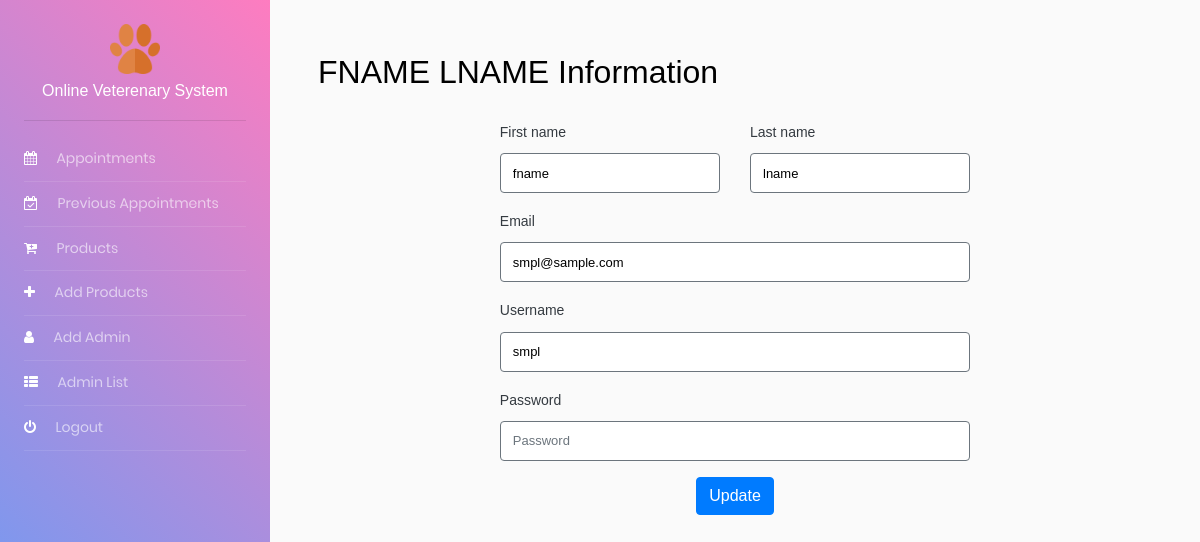
The page /pages/edit-admin.php?id=1 (signed in) on the database its author committed.
### tables this page shows
CREATE TABLE `users` (
  `id` int(11) NOT NULL,
  `fname` varchar(55) NOT NULL,
  `lname` varchar(55) NOT NULL,
  `email` varchar(55) NOT NULL,
  `uname` varchar(55) NOT NULL,
  `pass` varchar(100) NOT NULL,
  `user_type` varchar(32) NOT NULL,
  `pet_name` varchar(55) NOT NULL,
  `pet_breed` varchar(55) NOT NULL,
  `pet_addtional_details` varchar(100) NOT NULL
);

### pages/edit-admin.php (the view, shortened to what this page needs)
<?php
include "../php/conn.php";
?>
<!DOCTYPE html>
<html lang="en">
<head>
    <?php include_once("../components/bootstrapsLocations.php"); ?>
</head>
<body>
    <div class="container-fluid d-flex align-items-stretch" style="padding: 0;">
        <?php include_once("../components/adminNav.php"); ?>
        <?php
        $query = mysqli_query($con, "SELECT * FROM users WHERE id = $_GET[id]");
        $user = mysqli_fetch_object($query);
        ?>
        <div class="wrap" style="width: 100%;">
            <div id="content" class="p-4 p-md-5 pt-5">
                <h2 class="mb-4">
                    <?php echo strtoupper("$user->fname $user->lname") . " " . " Information" ?>
                </h2>
                <div class="container" style="height: 550px;width:60%">
                    <form class="login100-form text-dark" action="../php/edit.php?update_admin" method="POST">
                        <div class="form-group">
                            <div class="row">
                                <div class="col">
                                    <label>First name</label>
                                    <input type="text" class="form-control" name="fname" value="<?php echo $user->fname ?>" placeholder="First name" required>
                                </div>
                                <div class="col">
                                    <label>Last name</label>
                                    <input type="text" class="form-control" name="lname" value="<?php echo $user->lname ?>" placeholder="Last name" required>
                                </div>
                            </div>
                        </div>
                        <div class="form-group">
                            <label>Email</label>
                            <input type="email" class="form-control" name="email" value="<?php echo $user->email ?>" placeholder="Email" required>
                        </div>
                        <div class="form-group">
                            <label>Username</label>
                            <input type="text" class="form-control" name="uname" value="<?php echo $user->uname ?>" placeholder="Username" required>
                        </div>
                        <div class="form-group">
                            <label>Password</label>
                            <input type="password" class="form-control" name="pass" placeholder="Password">
                        </div>
                        <div class="container-login100-form-btn">
                            <button class="btn btn-primary" type="submit">
                                Update
                            </button>
                        </div>
                    </form>
                </div>
            </div>
        </div>
    </div>
</body>
</html>

### css/main.css (style rules this page uses)
* { margin: 0px; padding: 0px; box-sizing: border-box; }
body, html { height: 100%; font-family: Poppins-Regular, sans-serif; }
h1,h2,h3,h4,h5,h6 { margin: 0px; }
input { outline: none; border: none; }
label { margin: 0; display: block; }
button { outline: none !important; border: none; background: transparent; }
.login100-form { width: 100%; }
.container-login100-form-btn { width: 100%; display: -webkit-box; display: -webkit-flex; display: -moz-box; display: -ms-flexbox; display: flex; flex-wrap: wrap; justify-content: center; }

### pages/edit-admin.php (style rules this page uses)
::placeholder { color: #6c757d !important; }
.form-control { color: black !important; }
form input { border: 1px solid #6c757d !important; }
.btn-primary { color: #fff !important; background-color: #007bff !important; border-color: #007bff !important; }

### rows shown on the page
users: fname+lname "FNAME LNAME", fname "fname", lname "lname", email "smpl@sample.com", uname "smpl"

### other values the page prints
$title "Appointments"
$title "Previous Appointments"
$title "Products"
$title "Add Products"
$title "Add Admin"
$title "Admin List"
